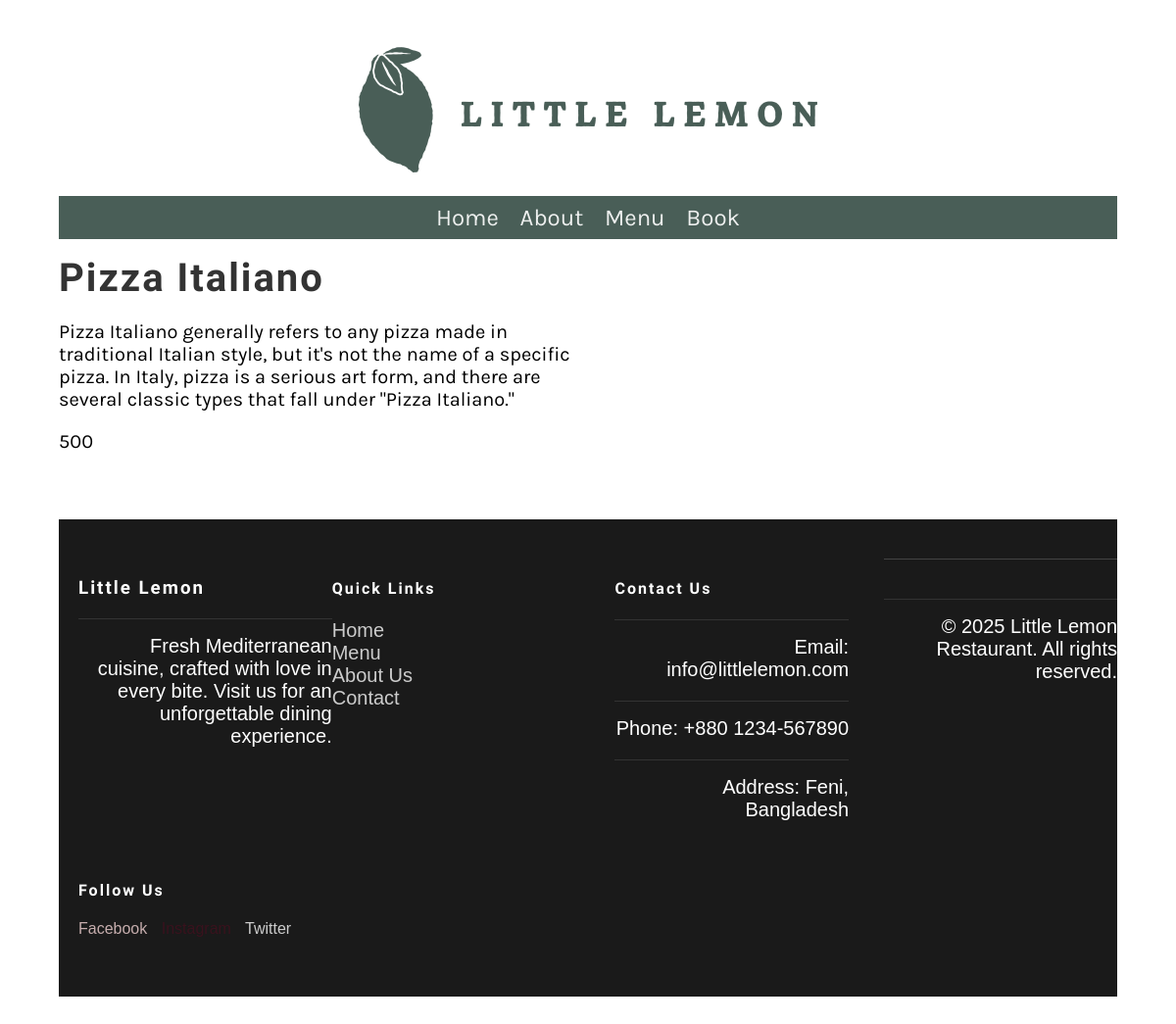
/menu_item/1, run on the app's committed database.
### restaurant/models.py (models this page shows, shortened)
class Menu(models.Model):
   name = models.CharField(max_length=255)
   price = models.IntegerField()
   description = models.CharField(max_length=1000,default='')

### restaurant/views.py (the view)
# urls.py: path('menu_item/<int:pk>', views.display_menu_item,name = 'menu_item'),
def display_menu_item(request,pk=None):
    if pk:
        menu_item = Menu.objects.get(pk=pk)
    else:
        menu_item = ''
    return render(request, 'menu_item.html', {'menu_item' : menu_item})

### restaurant/templates/menu_item.html
{% extends 'base.html'%}
{% block content %}
<div class = 'row'>
    <div class = 'column'>
        <h2>{{menu_item.name}}</h2>
        <p> {{menu_item.description}}</p>
        <p>{{menu_item.price}}</p>
    </div>
</div>
{% endblock %}

### restaurant/static/css/style.css (style rules this page uses)
body { font-family: 'Karla', sans-serif; margin-top: 3rem; margin-bottom: 3rem; margin-left: 5%; margin-right: 5%; }
h1, h2, h3, h4, h5, h6 { font-family: 'Markazi Text', serif; letter-spacing: 2px;; }
h2 { font-size: 2.5rem; color: #333333; margin:1rem 0; }
p, ul { font-size: 1.25rem;; }
.row { display: flex; flex-direction: row; width: 100%; padding-bottom: 1rem; }
.column { flex-basis: 50%; margin-bottom: 1rem; padding-bottom: 1rem; }

### data on the page
Menu: name "Pizza Italiano", description "Pizza Italiano generally refers to any pizza made in traditional Italian style, but it's not the name of a specific pizza. In Italy, pizza is a serious art form, and there are several classic types that fall under \"Pizza Italiano.\"", price "500"
